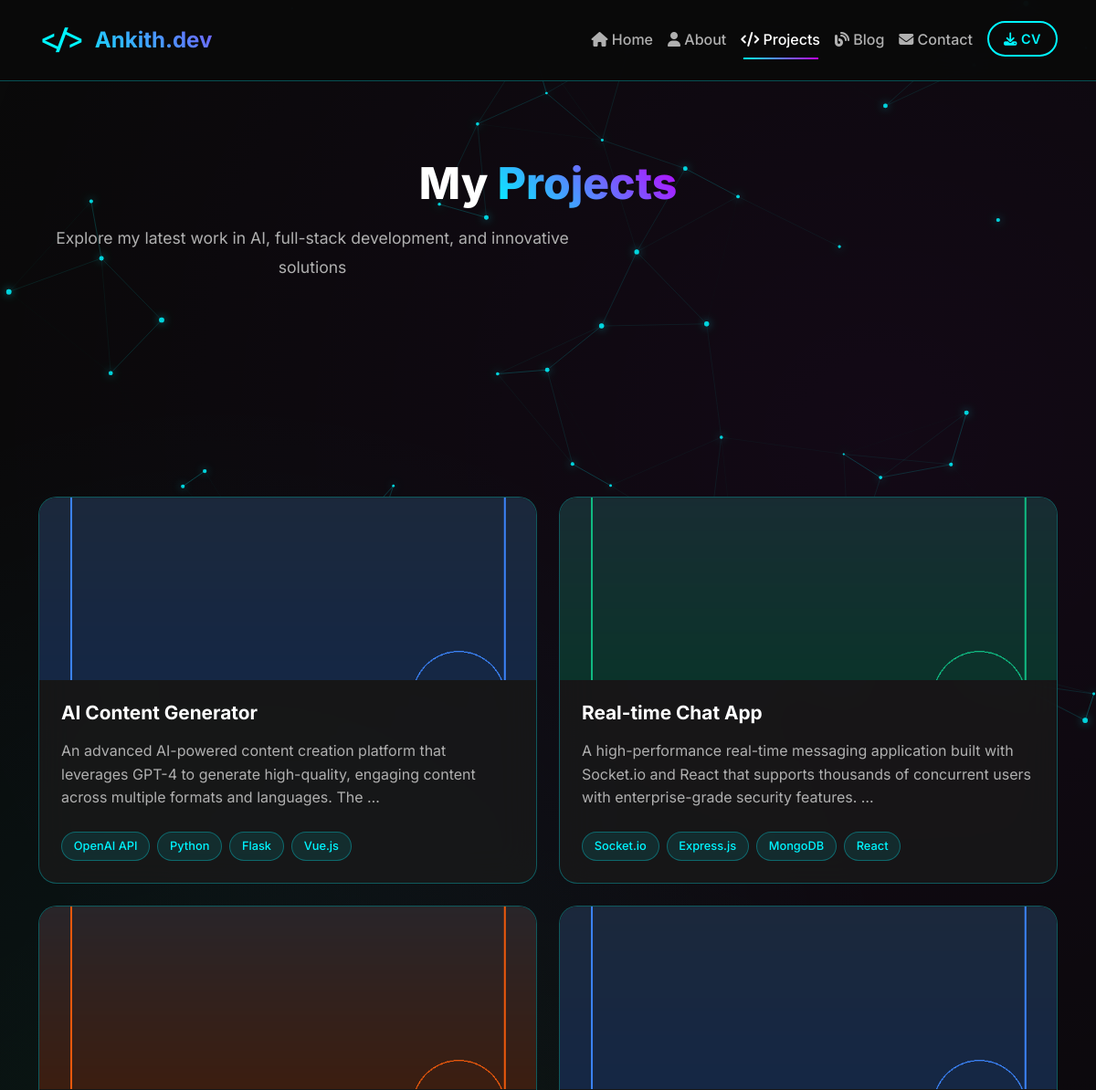
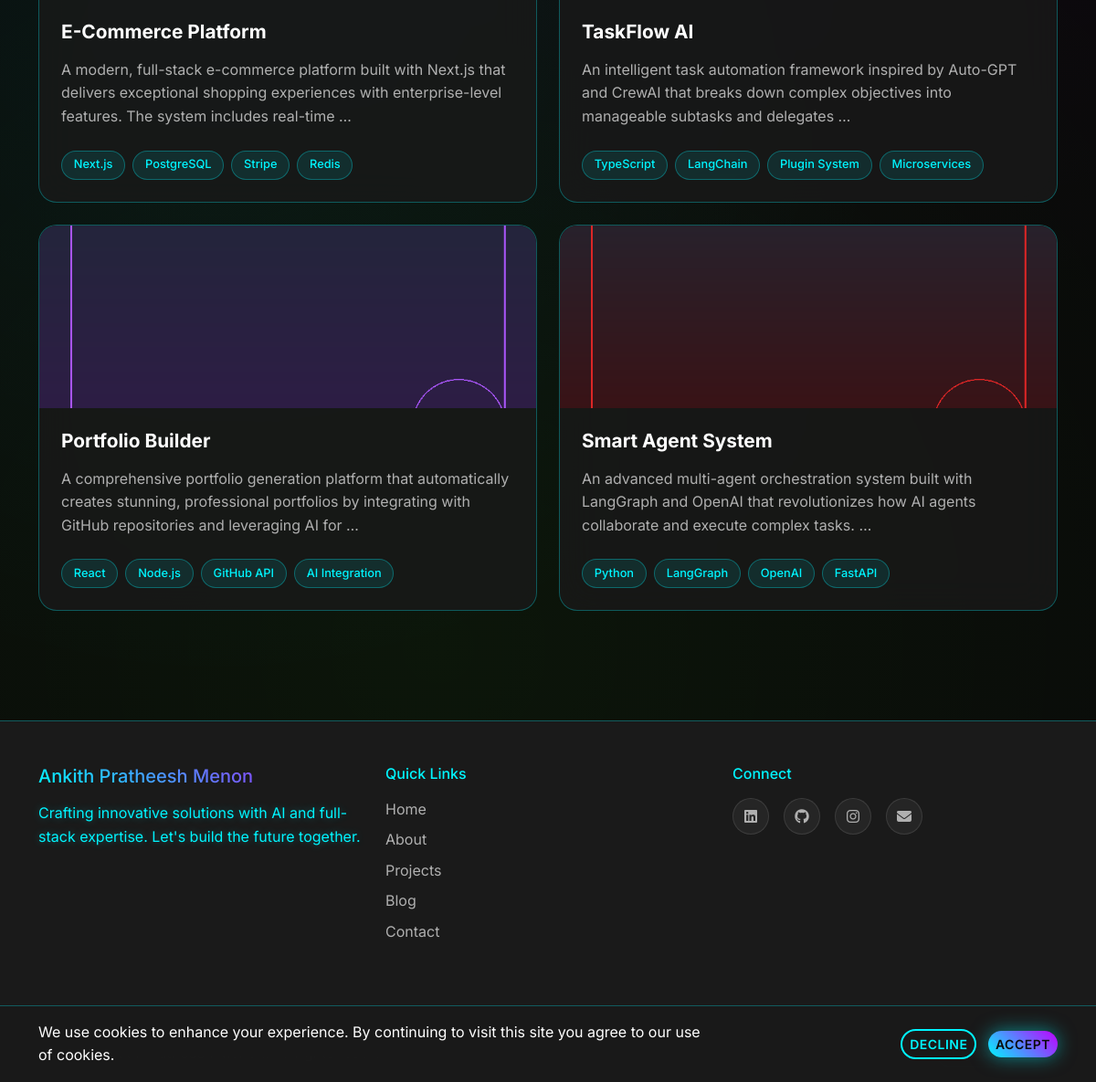
/projects/, run on the app's committed database (2 pictures, top to bottom).
### portfolio/models.py (models this page shows, shortened)
class Project(models.Model):
    title = models.CharField(max_length=200)
    description = models.TextField()
    short_description = models.CharField(max_length=300, help_text="Brief description for project cards")
    image = models.ImageField(upload_to='projects/', blank=True, null=True)
    demo_url = models.URLField(blank=True, null=True, verbose_name="Demo URL")
    github_url = models.URLField(blank=True, null=True, verbose_name="GitHub URL")
    technologies = models.CharField(max_length=500, help_text="Comma-separated list of technologies")
    featured = models.BooleanField(default=False, help_text="Show on homepage")
    created_at = models.DateTimeField(auto_now_add=True)
    class Meta:
        ordering = ['-featured', '-created_at']
    def get_technologies_list(self):
        return [tech.strip() for tech in self.technologies.split(',') if tech.strip()]

### portfolio/views.py (the view)
# urls.py: path('projects/', views.projects, name='projects'),
def projects(request):
    all_projects = Project.objects.all()
    context = {
        'projects': all_projects,
        'page_title': 'Projects - Your Name | Portfolio'
    }
    return render(request, 'projects.html', context)

### templates/projects.html (shortened to what this page needs)
{% extends 'base.html' %}
{% load static %}
{% block content %}
<section class="projects-hero py-5">
    <div class="container">
        <div class="row min-vh-50 align-items-center">
            <div class="col-12 text-center">
                <h1 class="page-title" data-aos="fade-up">
                    My <span class="title-accent">Projects</span>
                </h1>
                <p class="page-subtitle" data-aos="fade-up" data-aos-delay="200">
                    Explore my latest work in AI, full-stack development, and innovative solutions
                </p>
            </div>
        </div>
    </div>
</section>
<section class="projects-grid py-5">
    <div class="container">
        <div class="row">
            {% for project in projects %}
            <div class="col-lg-6 col-md-6 mb-4" data-aos="fade-up" data-aos-delay="{{ forloop.counter0|add:100 }}">
                <div class="project-card futuristic-card h-100">
                    <div class="card-image">
                        {% if project.image %}
                            <img src="{{ project.image.url }}" alt="{{ project.title }}" class="img-fluid">
                        {% else %}
                            <div class="placeholder-image">
                                <i class="fas fa-code"></i>
                            </div>
                        {% endif %}
                    </div>
                    <div class="card-content">
                        <h4 class="project-title">{{ project.title }}</h4>
                        <p class="project-description">{{ project.description|truncatewords:20 }}</p>
                        <div class="tech-stack">
                            {% for tech in project.get_technologies_list %}
                                <span class="tech-tag">{{ tech }}</span>
                            {% endfor %}
                        </div>
                    </div>
                </div>
            </div>
            {% endfor %}
        </div>
    </div>
</section>
{% endblock %}

### templates/base.html (shortened to what this page needs)
<!DOCTYPE html>
<html lang="en">
<head>
    <link rel="icon" type="image/x-icon" href="{% load static %}{% static 'images/favicon.ico' %}">
    <link href="https://cdn.jsdelivr.net/npm/bootstrap@5.3.2/dist/css/bootstrap.min.css" rel="stylesheet">
    <link href="https://cdnjs.cloudflare.com/ajax/libs/font-awesome/6.4.0/css/all.min.css" rel="stylesheet">
    <link href="https://cdn.jsdelivr.net/npm/aos@2.3.4/dist/aos.css" rel="stylesheet">
    <link href="{% load static %}{% static 'css/style.css' %}" rel="stylesheet">
</head>
<body class="dark-theme">
    <nav class="navbar navbar-expand-lg navbar-dark fixed-top futuristic-nav">
        <div class="container">
            <a class="navbar-brand" href="{% url 'home' %}">
                <span class="brand-icon">&lt;/&gt;</span>
                <span class="brand-text">Ankith.dev</span>
            </a>
            <div class="collapse navbar-collapse" id="navbarNav">
                <ul class="navbar-nav ms-auto">
                    <li class="nav-item">
                        <a class="nav-link {% if request.resolver_match.url_name == 'home' %}active{% endif %}" href="{% url 'home' %}">
                            <i class="fas fa-home"></i> Home
                        </a>
                    </li>
                    <li class="nav-item">
                        <a class="nav-link {% if request.resolver_match.url_name == 'about' %}active{% endif %}" href="{% url 'about' %}">
                            <i class="fas fa-user"></i> About
                        </a>
                    </li>
                    <li class="nav-item">
                        <a class="nav-link {% if request.resolver_match.url_name == 'projects' %}active{% endif %}" href="{% url 'projects' %}">
                            <i class="fas fa-code"></i> Projects
                        </a>
                    </li>
                    <li class="nav-item">
                        <a class="nav-link {% if request.resolver_match.url_name == 'blog' %}active{% endif %}" href="{% url 'blog' %}">
                            <i class="fas fa-blog"></i> Blog
                        </a>
                    </li>
                    <li class="nav-item">
                        <a class="nav-link {% if request.resolver_match.url_name == 'contact' %}active{% endif %}" href="{% url 'contact' %}">
                            <i class="fas fa-envelope"></i> Contact
                        </a>
                    </li>
                    <li class="nav-item">
                        <a href="{% load static %}{% static 'documents/My Resume.pdf' %}" class="btn btn-outline-neon ms-2 download-cv-btn" download="Ankith_Pratheesh_Menon_CV.pdf">
                            <i class="fas fa-download"></i> CV
                        </a>
                    </li>
                </ul>
            </div>
        </div>
    </nav>
    <main class="main-content">
        {% block content %}{% endblock %}
    </main>
    <footer class="footer futuristic-footer">
        <div class="container">
            <div class="row">
                <div class="col-lg-4 mb-4">
                    <div class="footer-brand">
                        <h5 class="text-neon mb-3">Ankith Pratheesh Menon</h5>
                        <p class="text-light footer-tagline">Crafting innovative solutions with AI and full-stack expertise. Let's build the future together.</p>
                    </div>
                </div>
                <div class="col-lg-4 mb-4">
                    <h6 class="text-neon mb-3">Quick Links</h6>
                    <ul class="footer-links">
                        <li><a href="{% url 'home' %}">Home</a></li>
                        <li><a href="{% url 'about' %}">About</a></li>
                        <li><a href="{% url 'projects' %}">Projects</a></li>
                        <li><a href="{% url 'blog' %}">Blog</a></li>
                        <li><a href="{% url 'contact' %}">Contact</a></li>
                    </ul>
                </div>
                <div class="col-lg-4 mb-4">
                    <h6 class="text-neon mb-3">Connect</h6>
                    <div class="social-links">
                        <a href="https://www.linkedin.com/in/ankith-pratheesh-menon-0353662b6" class="social-link" title="LinkedIn">
                            <i class="fab fa-linkedin"></i>
                        </a>
                        <a href="https://github.com/ankith5980" class="social-link" title="GitHub">
                            <i class="fab fa-github"></i>
                        </a>
                        <a href="https://www.instagram.com/ankith5980/" class="social-link" title="Instagram">
                            <i class="fab fa-instagram"></i>
                        </a>
                        <a href="mailto:ankithpratheesh147@gmail.com" class="social-link" title="Email">
                            <i class="fas fa-envelope"></i>
                        </a>
                    </div>
                </div>
            </div>
            <div class="row align-items-center">
                <div class="col-md-6">
                    <p class="copyright-text">&copy; {% now "Y" %} Ankith Pratheesh Menon. All rights reserved.</p>
                </div>
                <div class="col-md-6 text-md-end">
                    <button class="btn btn-outline-neon btn-sm scroll-to-top">
                    </button>
                </div>
            </div>
        </div>
    </footer>
    <canvas id="particle-canvas" class="particle-canvas"></canvas>
    <script src="{% load static %}{% static 'js/particles.js' %}"></script>
    <script src="{% load static %}{% static 'js/animations.js' %}"></script>
    <script src="{% load static %}{% static 'js/main.js' %}"></script>
</body>
</html>

### data on the page
Project: image (picture), title "AI Content Generator", description "An advanced AI-powered content creation platform that leverages GPT-4 to generate high-quality, engaging content across multiple formats and languages. The …", get_technologies_list "OpenAI API" "Python" "Flask" "Vue.js"
Project: image (picture), title "Real-time Chat App", description "A high-performance real-time messaging application built with Socket.io and React that supports thousands of concurrent users with enterprise-grade security features. …", get_technologies_list "Socket.io" "Express.js" "MongoDB" "React"
Project: image (picture), title "E-Commerce Platform", description "A modern, full-stack e-commerce platform built with Next.js that delivers exceptional shopping experiences with enterprise-level features. The system includes real-time …", get_technologies_list "Next.js" "PostgreSQL" "Stripe" "Redis"
Project: image (picture), title "TaskFlow AI", description "An intelligent task automation framework inspired by Auto-GPT and CrewAI that breaks down complex objectives into manageable subtasks and delegates …", get_technologies_list "TypeScript" "LangChain" "Plugin System" "Microservices"
Project: image (picture), title "Portfolio Builder", description "A comprehensive portfolio generation platform that automatically creates stunning, professional portfolios by integrating with GitHub repositories and leveraging AI for …", get_technologies_list "React" "Node.js" "GitHub API" "AI Integration"
Project: image (picture), title "Smart Agent System", description "An advanced multi-agent orchestration system built with LangGraph and OpenAI that revolutionizes how AI agents collaborate and execute complex tasks. …", get_technologies_list "Python" "LangGraph" "OpenAI" "FastAPI"
